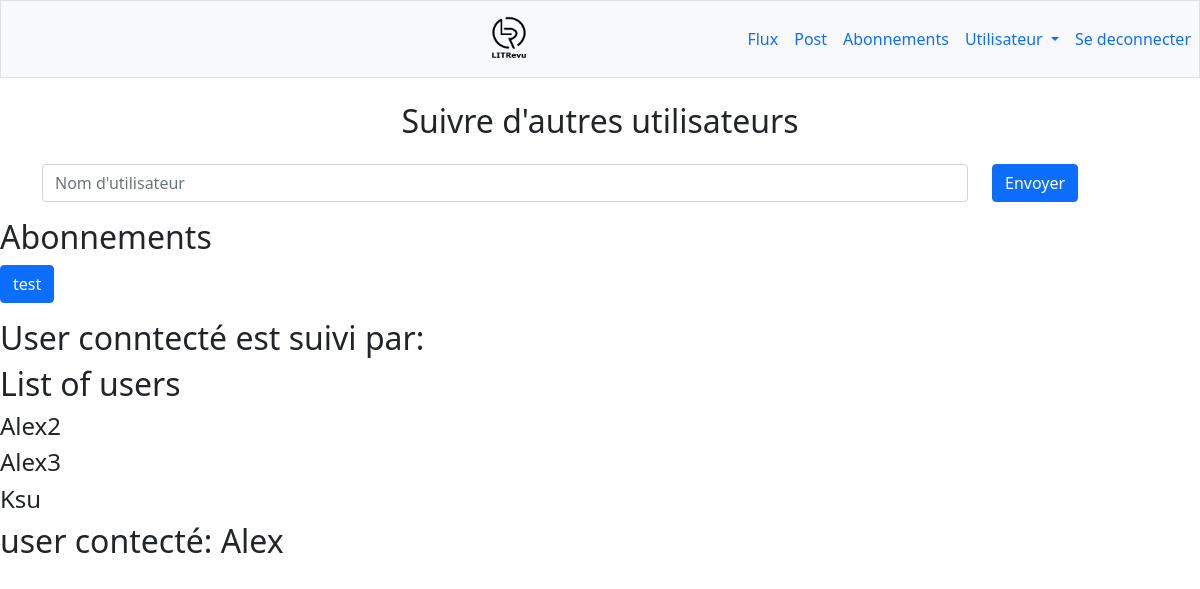
The page /home/followers (signed in) on the database as committed earlier.
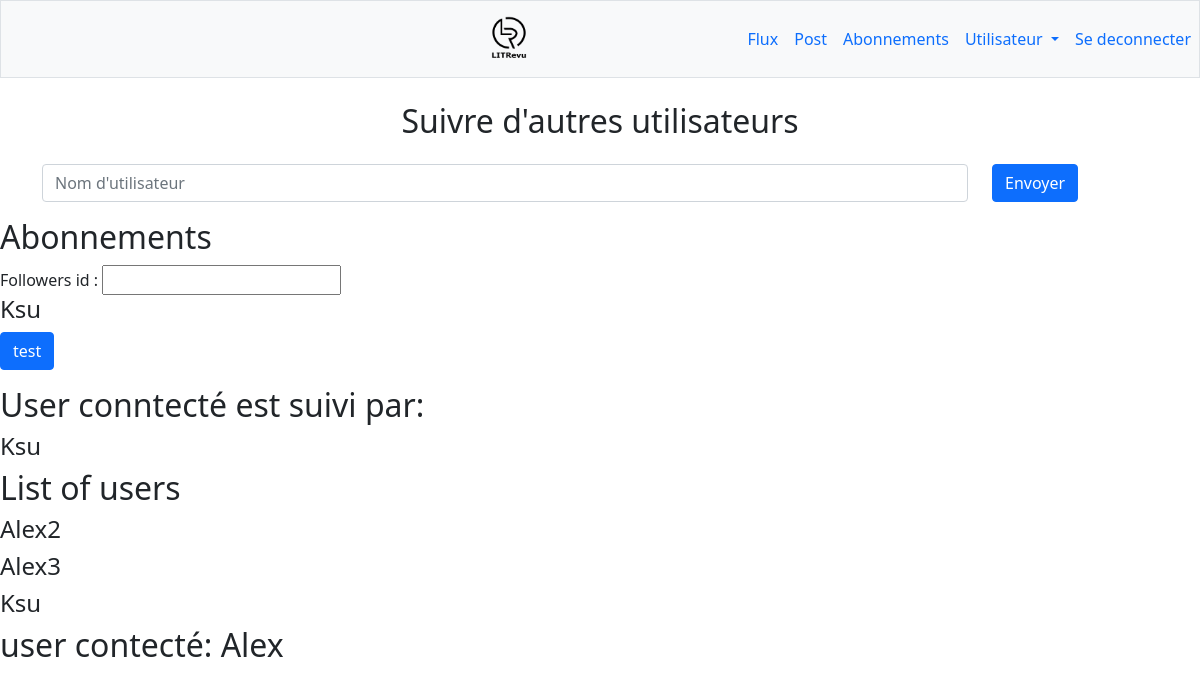
The same page on the database as committed later.
### authentication/models.py (models this page shows)
class User(AbstractUser):
    followers = models.ManyToManyField(settings.AUTH_USER_MODEL, through='blog.UserFollows')
    class Meta:
        ordering = ['first_name']

### blog/models.py (models this page shows)
class UserFollows(models.Model):
    user = models.ForeignKey(settings.AUTH_USER_MODEL, on_delete=models.CASCADE, related_name="following")
    followed_user = models.ForeignKey(settings.AUTH_USER_MODEL, on_delete=models.CASCADE, related_name="followed_by")
    class Meta:
        unique_together = ('user', 'followed_user')

### blog/views.py (the view, shortened to what this page needs)
# urls.py: path('home/followers', blog.views.follow_users, name='followers'),
@login_required
def follow_users(request):
    users = auth_models.User.objects.exclude(username=request.user)
    form_add = forms.FollowUsersForm(instance=request.user, initial={'followers': ''})
    form_delete = forms.DeleteFollower()
    following = request.user.following.all()
    followed_by = request.user.followed_by.all()
    context ={
        'form_add': form_add,
        'form_delete': form_delete,
        'users':users,
        'following':following,
        'followed_by':followed_by,
        'user':request.user
    }
    return render(request, 'blog/followers.html', context=context)

### blog/forms.py (shortened to what this page needs)
class FollowUsersForm(forms.ModelForm):
    followers = forms.CharField(widget=forms.TextInput(attrs={"class": "form-control", "placeholder":"Nom d'utilisateur"}))
    add_follower = forms.BooleanField(widget=forms.HiddenInput, initial=True)
    class Meta:
        model = get_user_model()
        fields = ["followers"]

class DeleteFollower(forms.Form):
    followers_id = forms.CharField()
    delete_follower = forms.BooleanField(widget=forms.HiddenInput, initial=True)
    class Meta:
        model = get_user_model()
        fields = ["followers_id"]

### blog/templates/blog/followers.html (shortened to what this page needs)
{% extends 'base.html' %}
{% block content %}
<main>
    <section>
        <h2 class="text-center my-4">Suivre d'autres utilisateurs</h2>
        <form method="post">
            <div>
                <div class="container">
                    <div class="row">
                        <div class="col-10">
                            {% for field in form_add %}
                                <div>
                                    {{ field }}
                                </div>
                            {% endfor %}
                        </div>
                        <div class="col-2">
                            <button type="submit" class="btn btn-primary">Envoyer</button>
                        </div>
                    </div>
                </div>
            </div>
        </form>
    </section>
    <section>
        <h2>Abonnements</h2>
        <form method="post">
            {% for follow in following %}
            {{ form_delete }}
            <h4>{{ follow.followed_user }}</h4>
            {% endfor %}
            <div>
                <button type="submit" class="btn btn-primary">test</button>
            </div>
        </form>
    </section>
    <h2>User conntecté est suivi par:</h2>
    {% for follower in followed_by %}
        <h4>{{ follower.user  }}</h4>
    {% endfor %}
    <h2>List of users</h2>
    {% for user in users %}
        <h4>{{ user }}</h4>
    {% endfor %}
    <h2>user contecté: {{ user }}</h2>
</main>
{% endblock content %}

Rows that differ between the two databases and show on the page:
added UserFollows: followed_user "Ksu", shown under "Abonnements"
added UserFollows: user "Ksu", shown under "User conntecté est suivi par:"
